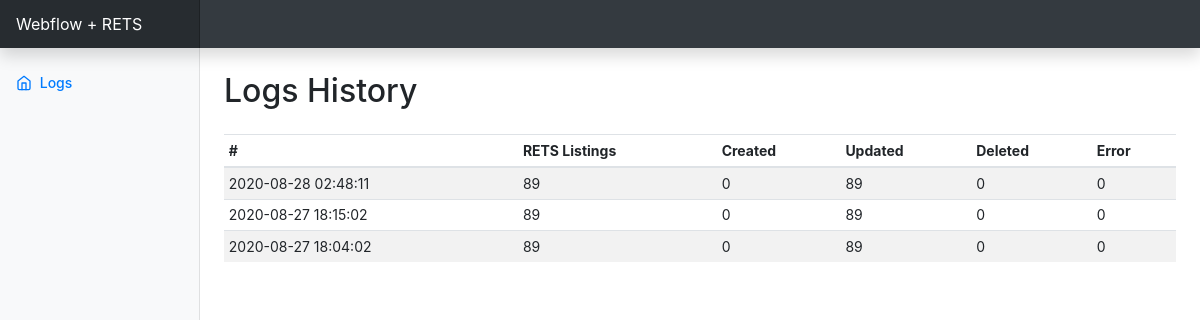
The page / on the database its author committed.
### tables this page shows
CREATE TABLE `logs`  (
  `id` int(11) NOT NULL AUTO_INCREMENT,
  `rets_count` int(5) NULL DEFAULT NULL,
  `added` int(5) NULL DEFAULT NULL,
  `updated` int(5) NULL DEFAULT NULL,
  `deleted` int(5) NULL DEFAULT NULL,
  `errors` int(5) NULL DEFAULT NULL,
  `created_at` datetime(0) NULL DEFAULT NULL,
  PRIMARY KEY (`id`) USING BTREE
);

### scripts/db.php (called while the page is built, shortened)
<?php
function run_query($sql)
{
    global $conn;
    $rows = [];
    if ($result = $conn->query($sql)) {
        while ($row = $result->fetch_assoc()) {
            $rows[] = $row;
        }
    }
    return $rows;
}

### index.php (the view, shortened to what this page needs)
<?php
include('scripts/db.php');
$logs = run_query('SELECT * FROM logs ORDER BY created_at DESC LIMIT 100');
?>
<!DOCTYPE html>
<html lang="en">
<head>
    <link rel="stylesheet" href="assets/bootstrap.min.css">
    <link rel="stylesheet" href="assets/dashboard.css">
</head>
<body>
    <nav class="navbar navbar-dark sticky-top bg-dark flex-md-nowrap p-0 shadow">
        <a class="navbar-brand col-md-3 col-lg-2 mr-0 px-3" href="#">Webflow + RETS</a>
    </nav>
    <div class="container-fluid">
        <div class="row">
            <nav id="sidebarMenu" class="col-md-3 col-lg-2 d-md-block bg-light sidebar collapse">
                <div class="sidebar-sticky pt-3">
                    <ul class="nav flex-column">
                        <li class="nav-item">
                            <a class="nav-link active" href="https://getbootstrap.com/docs/4.5/examples/dashboard/#">
                                Logs
                            </a>
                        </li>
                    </ul>
                </div>
            </nav>
            <main role="main" class="col-md-9 ml-sm-auto col-lg-10 px-md-4">
                <h2 class="my-4">Logs History</h2>
                <div class="table-responsive">
                    <table class="table table-striped table-sm">
                        <thead>
                            <tr>
                                <th>#</th>
                                <th>RETS Listings</th>
                                <th>Created</th>
                                <th>Updated</th>
                                <th>Deleted</th>
                                <th>Error</th>
                            </tr>
                        </thead>
                        <tbody>
                            <?php
                            foreach ($logs as $log) {
                            ?>
                                <tr>
                                    <td><?= $log['created_at'] ?></td>
                                    <td><?= $log['rets_count'] ?></td>
                                    <td><?= $log['added'] ?></td>
                                    <td><?= $log['updated'] ?></td>
                                    <td><?= $log['deleted'] ?></td>
                                    <td><?= $log['errors'] ?></td>
                                </tr>
                            <?php
                            }
                            ?>
                        </tbody>
                    </table>
                </div>
            </main>
        </div>
    </div>
</body>
</html>

### assets/dashboard.css (style rules this page uses)
body { font-size: 0.875rem; }
.feather { width: 16px; height: 16px; vertical-align: text-bottom; }
.sidebar { position: fixed; top: 0; bottom: 0; left: 0; z-index: 100; padding: 48px 0 0; box-shadow: inset -1px 0 0 rgba(0, 0, 0, 0.1); }
.sidebar-sticky { position: relative; top: 0; height: calc(100vh - 48px); padding-top: 0.5rem; overflow-x: hidden; overflow-y: auto; }
.sidebar .nav-link { font-weight: 500; color: #333; }
.sidebar .nav-link .feather { margin-right: 4px; color: #999; }
.sidebar .nav-link.active { color: #007bff; }
.sidebar .nav-link:hover .feather, .sidebar .nav-link.active .feather { color: inherit; }
.navbar-brand { padding-top: 0.75rem; padding-bottom: 0.75rem; font-size: 1rem; background-color: rgba(0, 0, 0, 0.25); box-shadow: inset -1px 0 0 rgba(0, 0, 0, 0.25); }

### rows shown on the page
logs: created_at "2020-08-28 02:48:11", rets_count "89", added "0", updated "89", deleted "0", errors "0"
logs: created_at "2020-08-27 18:15:02", rets_count "89", added "0", updated "89", deleted "0", errors "0"
logs: created_at "2020-08-27 18:04:02", rets_count "89", added "0", updated "89", deleted "0", errors "0"
